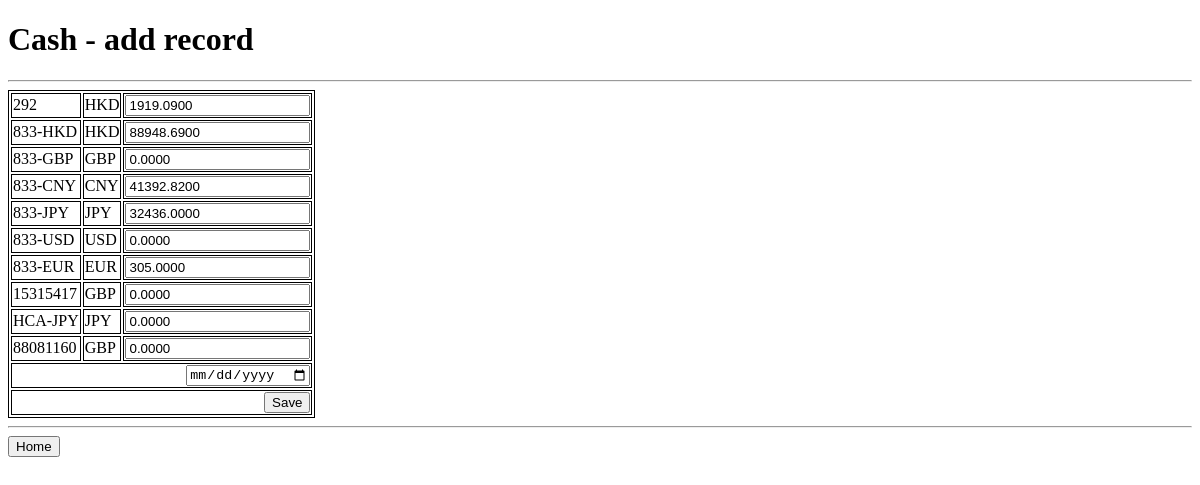
Page /cash/record-add/ on the committed database.
### accounts/models.py (models this page shows, shortened)
class Account(models.Model):
  location  = models.CharField(max_length=255)
  name      = models.CharField(max_length=255)
  provider  = models.CharField(max_length=255)
  curr      = models.CharField(max_length=255, default="HKD")
  remark    = models.CharField(max_length=255, null=True, default=None, blank=True)

### cashs/models.py (models this page shows)
class CashRecord(models.Model):
  account       = models.ForeignKey(Account, on_delete=models.CASCADE)
  date          = models.DateField(default=date.today)
  balance       = models.DecimalField(max_digits=25, decimal_places=4)

### cashs/views.py (the view)
# urls.py: path('record-add/', views.add_record, name='add'),
def add_record(request):
  accounts = Account.objects.all().values()
  if request.method == 'POST':
    data = request.POST
    print(data)
    for ac in accounts:
      res = data.get(f"ac_{ac['id']}")
      d =  data.get("date") if data.get("date") else date.today()
      if res:
        new_rec = CashRecord()
        new_rec.account_id = ac['id']
        new_rec.date = d
        new_rec.balance = res
        new_rec.save()
        print(f"{ac['id']} : {new_rec}")
      else:
        print(f"nope : {ac['id']}")
    return redirect('/dashboard')
  else:
    prev_bal = []
    for ac in accounts:
      bal = CashRecord.objects.filter(account=ac['id']).order_by('-date').values()
      if bal:
        prev_bal.append(bal[0]['balance'])
      else:
        prev_bal.append("")
    context = {
      'accounts': zip(accounts, prev_bal)
    }
    return render(request, 'add_cash_record.html', context)

### cashs/templates/add_cash_record.html (shortened to what this page needs)
{% extends "base.html" %}
{% block header %}
    Cash - add record
{% endblock %}
{% block content %}
    <form action="{% url 'cashs:add' %}" method="post">
    <table>
        {% for account, bal in accounts %}
            <tr>
                <td>{{ account.name }}</td>
                <td>{{ account.curr}}</td>
                <td><input type="number" name="ac_{{ account.id}}" value="{{ bal }}" step="any"></td>
            </tr>
        {% empty %}
            <tr>
                <td>No account is available.</td>
            </tr>
        {% endfor %}
        <tr>
            <td colspan="3">
                <input type="date" name="date" style="float:right">
            </td>
        </tr>
        <tr>
            <td colspan="3">
                <input type="submit" value="Save" style="float:right">
            </td>
        </tr>
    </table>
{% endblock %}
{% block actions %}
    <a href="{% url 'dashboard:home' %}"><button>Home</button></a>
{% endblock%}

### templates/base.html (style rules this page uses)
table, th, td { border: 1px solid black; }
a { text-decoration: none; color: blue; }

### rows in the picture
Account: name "292", curr "HKD", balance "1919.0900"
Account: name "833-HKD", curr "HKD", balance "88948.6900"
Account: name "833-GBP", curr "GBP", balance "0.0000"
Account: name "833-CNY", curr "CNY", balance "41392.8200"
Account: name "833-JPY", curr "JPY", balance "32436.0000"
Account: name "833-USD", curr "USD", balance "0.0000"
Account: name "833-EUR", curr "EUR", balance "305.0000"
Account: name "15315417", curr "GBP", balance "0.0000"
Account: name "HCA-JPY", curr "JPY", balance "0.0000"
Account: name "88081160", curr "GBP", balance "0.0000"
